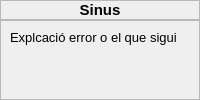
                  <widget class="QWidget" name="page8">
                   <layout class="QVBoxLayout" name="verticalLayout_22">
                    <property name="spacing">
                     <number>0</number>
                    </property>
                    <property name="leftMargin">
                     <number>0</number>
                    </property>
                    <property name="topMargin">
                     <number>0</number>
                    </property>
                    <property name="rightMargin">
                     <number>0</number>
                    </property>
                    <property name="bottomMargin">
                     <number>0</number>
                    </property>
                    <item>
                     <widget class="QFrame" name="frame_inf1_7">
                      <property name="minimumSize">
                       <size>
                        <width>0</width>
                        <height>20</height>
                       </size>
                      </property>
                      <property name="frameShape">
                       <enum>QFrame::StyledPanel</enum>
                      </property>
                      <property name="frameShadow">
                       <enum>QFrame::Raised</enum>
                      </property>
                      <layout class="QHBoxLayout" name="horizontalLayout_10">
                       <property name="spacing">
                        <number>0</number>
                       </property>
                       <property name="leftMargin">
                        <number>0</number>
                       </property>
                       <property name="topMargin">
                        <number>0</number>
                       </property>
                       <property name="rightMargin">
                        <number>0</number>
                       </property>
                       <property name="bottomMargin">
                        <number>0</number>
                       </property>
                       <item>
                        <widget class="QLabel" name="label_info1_7">
                         <property name="font">
                          <font>
                           <family>Arial</family>
                           <pointsize>11</pointsize>
                           <weight>75</weight>
                           <bold>true</bold>
                          </font>
                         </property>
                         <property name="text">
                          <string>Sinus</string>
                         </property>
                         <property name="alignment">
                          <set>Qt::AlignCenter</set>
                         </property>
                        </widget>
                       </item>
                      </layout>
                     </widget>
                    </item>
                    <item>
                     <widget class="QFrame" name="frame_inf2_7">
                      <property name="sizePolicy">
                       <sizepolicy hsizetype="Preferred" vsizetype="Expanding">
                        <horstretch>0</horstretch>
                        <verstretch>0</verstretch>
                       </sizepolicy>
                      </property>
                      <property name="frameShape">
                       <enum>QFrame::StyledPanel</enum>
                      </property>
                      <property name="frameShadow">
                       <enum>QFrame::Raised</enum>
                      </property>
                      <layout class="QHBoxLayout" name="horizontalLayout_43">
                       <item>
                        <widget class="QLabel" name="label_info8">
                         <property name="font">
                          <font>
                           <family>Arial</family>
                           <pointsize>10</pointsize>
                          </font>
                         </property>
                         <property name="text">
                          <string>Explcació error o el que sigui</string>
                         </property>
                         <property name="alignment">
                          <set>Qt::AlignLeading|Qt::AlignLeft|Qt::AlignTop</set>
                         </property>
                        </widget>
                       </item>
                      </layout>
                     </widget>
                    </item>
                   </layout>
                  </widget>
